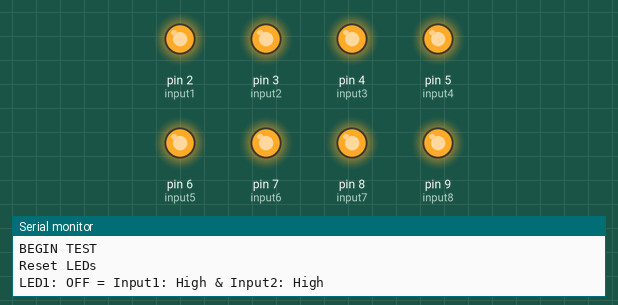
Simulated run of this sketch. Board: Arduino Uno, built with avr-gcc and run on an emulated ATmega328P. On the bench: output pins drawn as LEDs (lit = HIGH), the last lines printed to the serial monitor.

Above: at 0.2 s.
At 1.2 s:
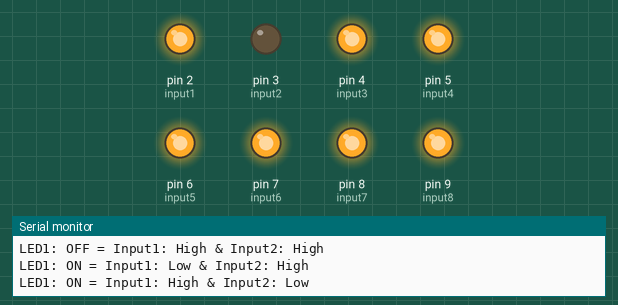
At 2.7 s:
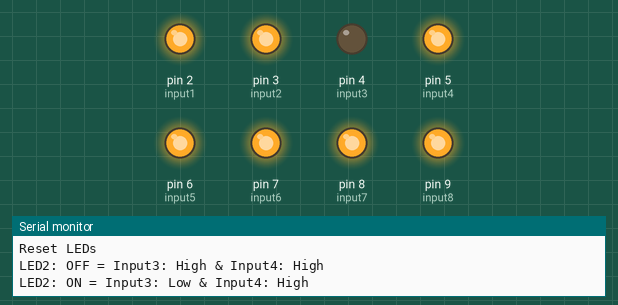
At 4.7 s:
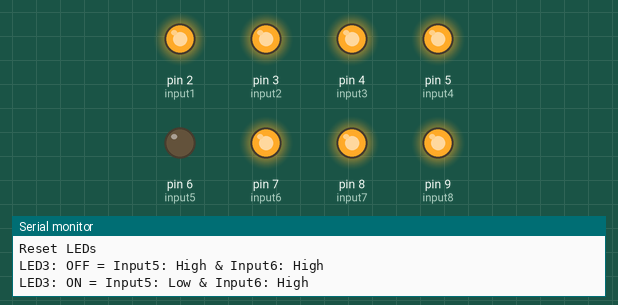
At 7.2 s:
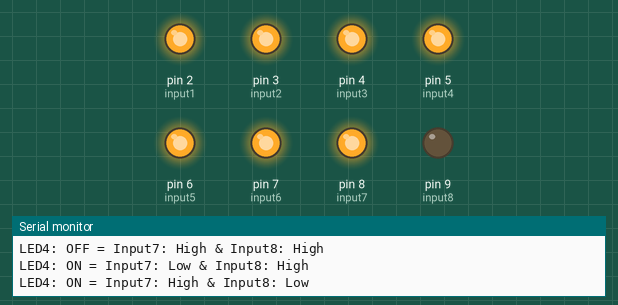
At 9.7 s:
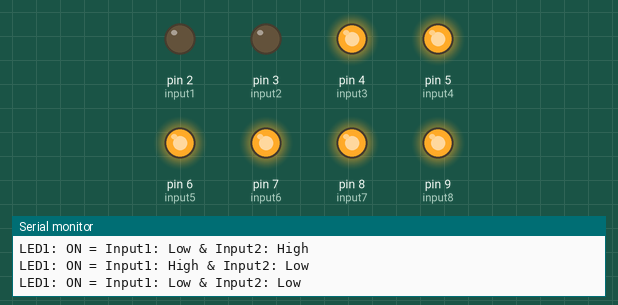
Timing chart, 0 to 10.4 s (numbered marks = the images above):
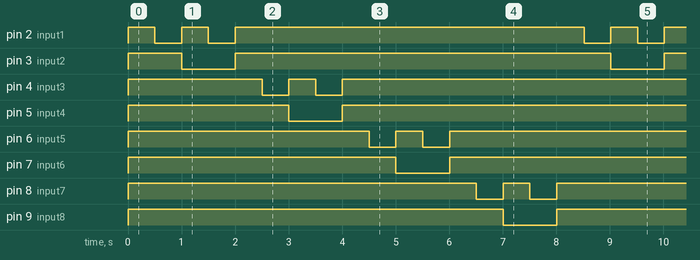

The sketch:

CD4011.ino
```cpp
#define input1 2
#define input2 3
#define input3 4
#define input4 5
#define input5 6
#define input6 7
#define input7 8
#define input8 9

int delaymSec = 100;
void writeMessage(String message){
  Serial.println (message);
}

void resetLEDs(){
  writeMessage("Reset LEDs");
  digitalWrite(input1, HIGH);
  digitalWrite(input2, HIGH);
  digitalWrite(input3, HIGH);
  digitalWrite(input4, HIGH);
  digitalWrite(input5, HIGH);
  digitalWrite(input6, HIGH);
  digitalWrite(input7, HIGH);
  digitalWrite(input8, HIGH);
}


void setup() {
  // put your setup code here, to run once:
  pinMode(input1, OUTPUT);
  pinMode(input2, OUTPUT);
  pinMode(input3, OUTPUT);
  pinMode(input4, OUTPUT);
  pinMode(input5, OUTPUT);
  pinMode(input6, OUTPUT);
  pinMode(input7, OUTPUT);
  pinMode(input8, OUTPUT);
  Serial.begin(9600);

}


void loop() {
  writeMessage("BEGIN TEST");
  // put your main code here, to run repeatedly:
  resetLEDs();
  // Starting Case for LED 1
  writeMessage("LED1: OFF = Input1: High & Input2: High");
  digitalWrite(input1, HIGH);
  digitalWrite(input2, HIGH);
  delay (500);
  writeMessage("LED1: ON = Input1: Low & Input2: High");
  digitalWrite(input1, LOW);
  digitalWrite(input2, HIGH);
  delay(500);
  writeMessage("LED1: ON = Input1: High & Input2: Low");
  digitalWrite(input1, HIGH);
  digitalWrite(input2, LOW);
  delay(500);
  writeMessage("LED1: ON = Input1: Low & Input2: Low");
  digitalWrite(input1, LOW);
  digitalWrite(input2, LOW);
  delay(500);
  resetLEDs();
  // Starting Case for LED 2
  writeMessage("LED2: OFF = Input3: High & Input4: High");
  digitalWrite(input3, HIGH);
  digitalWrite(input4, HIGH);
  delay (500);
  writeMessage("LED2: ON = Input3: Low & Input4: High");
  digitalWrite(input3, LOW);
  digitalWrite(input4, HIGH);
  delay(500);
  writeMessage("LED2: ON = Input3: High & Input4: Low");
  digitalWrite(input3, HIGH);
  digitalWrite(input4, LOW);
  delay(500);
  writeMessage("LED2: ON = Input3: Low & Input4: Low");
  digitalWrite(input3, LOW);
  digitalWrite(input4, LOW);
  delay(500);
  // Starting Case for LED 3
  resetLEDs();
  writeMessage("LED3: OFF = Input5: High & Input6: High");
  digitalWrite(input5, HIGH);
  digitalWrite(input6, HIGH);
  delay (500);
  writeMessage("LED3: ON = Input5: Low & Input6: High");
  digitalWrite(input5, LOW);
  digitalWrite(input6, HIGH);
  delay(500);
  writeMessage("LED3: ON = Input5: High & Input6: Low");
  digitalWrite(input5, HIGH);
  digitalWrite(input6, LOW);
  delay(500);
  writeMessage("LED3: ON = Input5: Low & Input6: Low");
  digitalWrite(input5, LOW);
  digitalWrite(input6, LOW);
  delay(500);
  // Starting Case for LED 4
  resetLEDs();
  writeMessage("LED4: OFF = Input7: High & Input8: High");
  digitalWrite(input7, HIGH);
  digitalWrite(input8, HIGH);
  delay (500);
  writeMessage("LED4: ON = Input7: Low & Input8: High");
  digitalWrite(input7, LOW);
  digitalWrite(input8, HIGH);
  delay(500);
  writeMessage("LED4: ON = Input7: High & Input8: Low");
  digitalWrite(input7, HIGH);
  digitalWrite(input8, LOW);
  delay(500);
  writeMessage("LED4: ON = Input7: Low & Input8: Low");
  digitalWrite(input7, LOW);
  digitalWrite(input8, LOW);
  delay(500);
  writeMessage ("End Test");
}
```

Measured:
- by itself, pin 2 (input1), pin 4 (input3), pin 6 (input5), pin 8 (input7): repeats every 8.0 s: LOW 0.50 s, HIGH 0.50 s, LOW 0.50 s, HIGH 6.5 s
- by itself, pin 3 (input2), pin 5 (input4), pin 7 (input6): repeats every 8.0 s: LOW 1.0 s, HIGH 7.0 s
- by itself, pin 9 (input8): alternates HIGH for 7.0 s and LOW for 1.0 s
